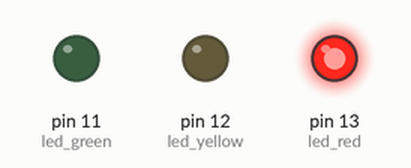
The sketch below on a simulated Arduino Uno, built with avr-gcc and run on an emulated ATmega328P. Parts: output pins drawn as LEDs (lit = HIGH).

Above: at 0.5 s.
At 1.5 s:
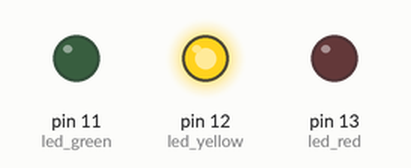
At 5.5 s:
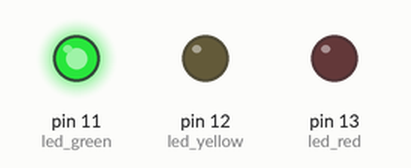
Timing chart, 0 to 6.9 s (numbered marks = the images above):
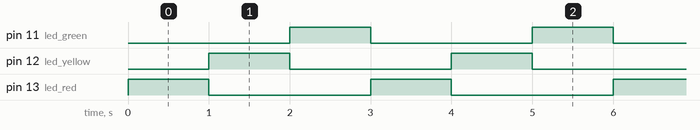

The sketch:

blink3led1.ino
```cpp
/*

  blink3led1

*/


#define led_red 13
#define led_yellow 12
#define led_green 11

void setup() {

  pinMode(led_red, OUTPUT);
  pinMode(led_yellow, OUTPUT);
  pinMode(led_green, OUTPUT);

}


void loop() {

  digitalWrite(led_red, HIGH);
  delay(1000);
  digitalWrite(led_red, LOW);

  digitalWrite(led_yellow, HIGH);
  delay(1000);
  digitalWrite(led_yellow, LOW);

  digitalWrite(led_green, HIGH);
  delay(1000);
  digitalWrite(led_green, LOW);

}
```

Measured:
- by itself, pin 11 (led_green), pin 12 (led_yellow), pin 13 (led_red): alternates HIGH for 1.0 s and LOW for 2.0 s
- by itself, everything shown: repeats every 3.0 s, in 4 steps
